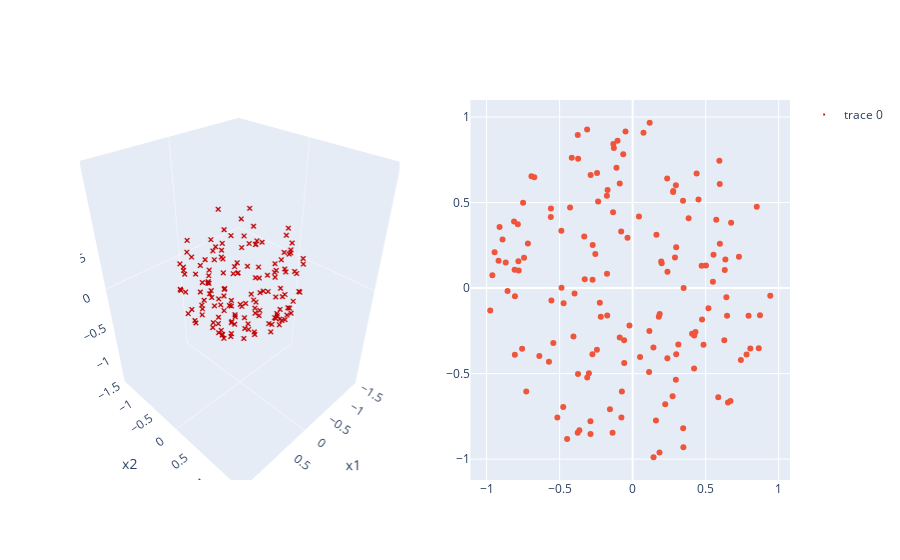

The code cell stored with this chart in its notebook:
### Code cell
deb.update_layout(yaxis2 = dict(title_text = 'test', visible=True))

### Figure 1 — Plotly figure (JSON) as saved in the notebook; plotly's stock layout.template omitted (floating-point values rounded to 4 significant figures; data arrays with more than 128 entries replaced by an {"elided": "..."} marker saying what was removed)
{"data": [{"mode": "markers", "x": {"elided": "150 float values"}, "y": {"elided": "150 float values"}, "z": {"elided": "150 float values"}, "type": "scatter3d", "scene": "scene", "marker": {"color": "#C00000", "size": 2, "symbol": "x"}}, {"mode": "markers", "showlegend": false, "x": {"elided": "150 float values"}, "y": {"elided": "150 float values"}, "type": "scatter", "xaxis": "x", "yaxis": "y"}], "layout": {"scene": {"domain": {"x": [0, 0.45], "y": [0, 1]}, "xaxis": {"range": [-1.5, 1.5], "showgrid": false, "title": {"text": "x1"}}, "yaxis": {"range": [-1.5, 1.5], "showgrid": false, "title": {"text": "x2"}}, "zaxis": {"range": [-1.5, 1.5], "showgrid": false, "title": {"text": "x3"}}}, "xaxis": {"anchor": "y", "domain": [0.55, 1]}, "yaxis": {"anchor": "x", "domain": [0, 1]}, "yaxis2": {"title": {"text": "test"}, "visible": true}}}
